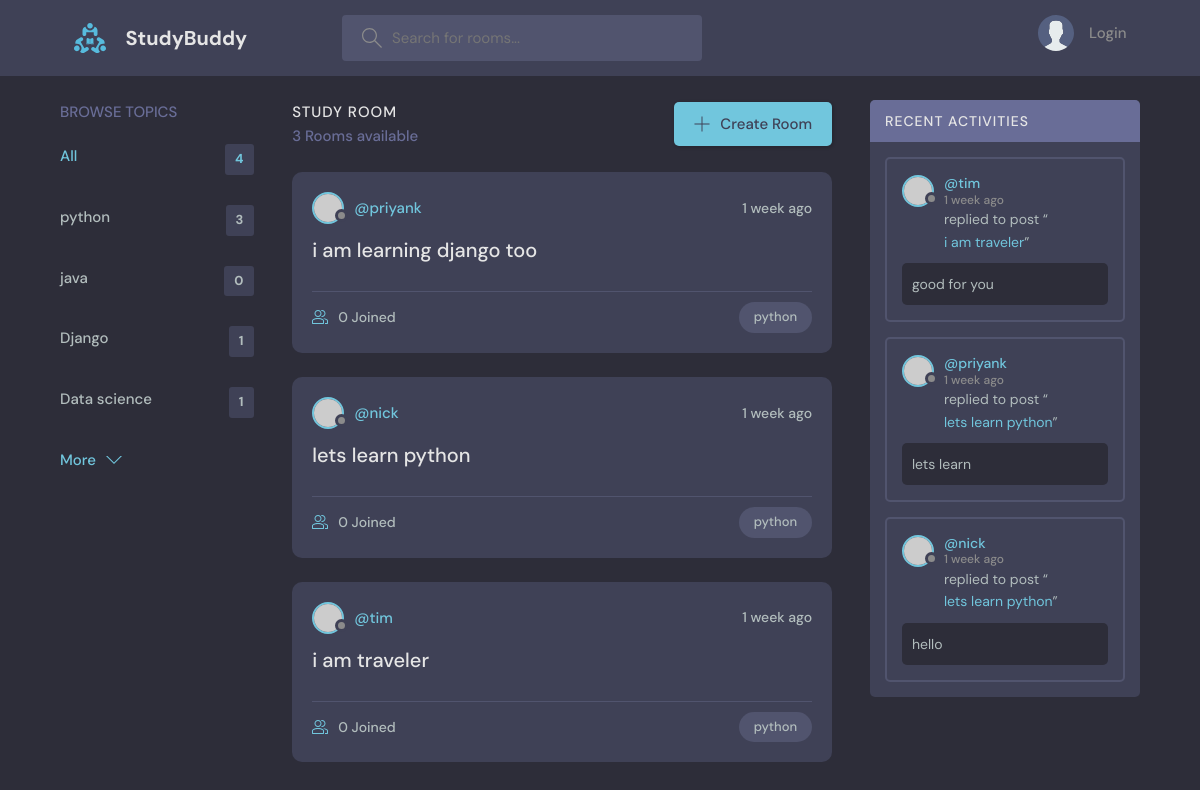
Before: /?q=python with the older database file.
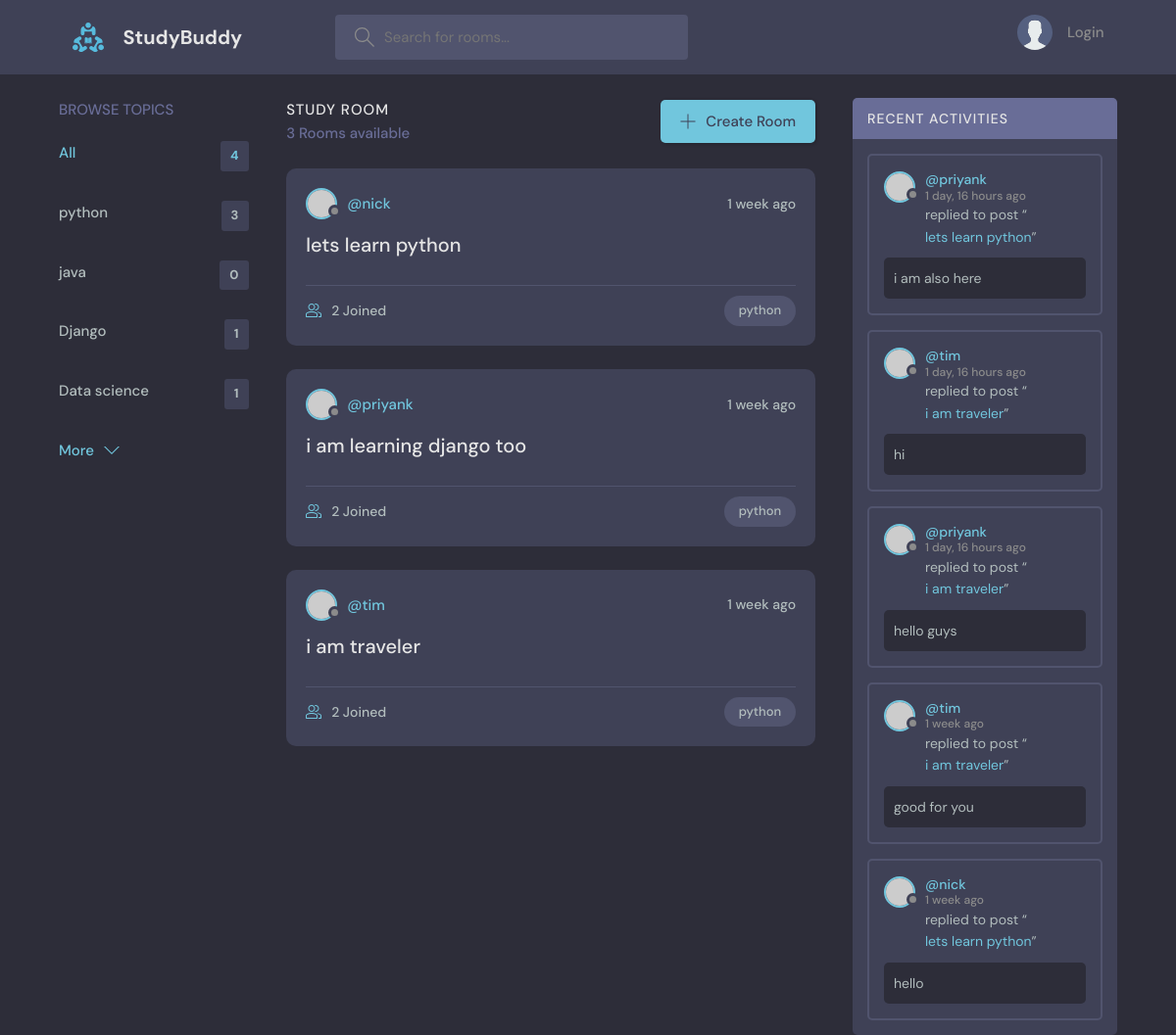
After: the same page with the newer database file.
### base/models.py (models this page shows, shortened)
class Topic(models.Model):
    name = models.CharField(max_length=200)

class Room(models.Model):
    host = models.ForeignKey(User, on_delete=models.SET_NULL, null = True)
    topic = models.ForeignKey(Topic, on_delete=models.SET_NULL, null=True)
    name = models.CharField(max_length=200)
    description = models.TextField(null = True, blank = True)
    participants = models.ManyToManyField(User, related_name = 'participants', blank = True)
    updated = models.DateTimeField(auto_now=True)
    created = models.DateTimeField(auto_now_add=True)
    class Meta:
        ordering = ['-updated', '-created'] # '-' for descending order
    def __str__(self):
        return self.name

class Message(models.Model):
    user = models.ForeignKey(User, on_delete=models.CASCADE)
    room = models.ForeignKey(Room, on_delete=models.CASCADE) #cascade means if room deleted then all message from that room will get deleted.
    body = models.TextField()
    updated = models.DateTimeField(auto_now=True)
    created = models.DateTimeField(auto_now_add=True)
    class Meta:
        ordering = ['-updated', '-created'] # '-' for descending order

### base/views.py (the view)
# urls.py: path('', views.home, name = "home"),
def home(request):
    q = request.GET.get('q') if request.GET.get('q') != None else ''
    rooms = Room.objects.filter(
        Q(topic__name__icontains = q) |
        Q(name__icontains = q) |
        Q(description__icontains = q)
        )
    topics = Topic.objects.all()
    room_count = rooms.count()
    room_messages = Message.objects.filter(Q(room__topic__name__icontains =q)) #[0:3]
    context = {'rooms': rooms, 'topics': topics, 'room_count' : room_count, 'room_messages': room_messages}
    return render(request, 'base/home.html', context)

### base/templates/base/home.html (shortened to what this page needs)
{% extends "main.html" %}
{% block content %}
<main class="layout layout--3">
      <div class="container">
       {% include 'base/topics_component.html' %}
        <div class="roomList">
          <div class="roomList__header">
            <div>
              <h2>Study Room</h2>
              <p>{{room_count}} Rooms available</p>
            </div>
            <a class="btn btn--main" href="{% url 'create-room' %}">
              <svg version="1.1" xmlns="http://www.w3.org/2000/svg" width="32" height="32" viewBox="0 0 32 32">
                <title>add</title>
                <path
                  d="M16.943 0.943h-1.885v14.115h-14.115v1.885h14.115v14.115h1.885v-14.115h14.115v-1.885h-14.115v-14.115z"
                ></path>
              </svg>
              Create Room
            </a>
          </div>
          {% include 'base/feed_component.html' %}
        </div>
         {% include 'base/activity_component.html' %}
      </div>
    </main>
{% endblock %}

### base/templates/base/topics_component.html
<div class="topics">
    <div class="topics__header">
      <h2>Browse Topics</h2>
    </div>
    <ul class="topics__list">
      <li>
        <a href="{% url 'home' %}" class="active">All <span>{{topics.count}}</span></a>
      </li>
      {% for topic in topics %}
      <li>
    <a href="{% url 'home' %}?q={{topic.name}}">{{topic.name}} <span>{{topic.room_set.all.count}}</span></a>
      </li>
      {% endfor %}
    </ul>
    <a class="btn btn--link" href="topics.html">
      More
      <svg version="1.1" xmlns="http://www.w3.org/2000/svg" width="32" height="32" viewBox="0 0 32 32">
        <title>chevron-down</title>
        <path d="M16 21l-13-13h-3l16 16 16-16h-3l-13 13z"></path>
      </svg>
    </a>
  </div>

### base/templates/base/feed_component.html (shortened to what this page needs)
{% for room in rooms %}
<div class="roomListRoom">
  <div class="roomListRoom__header">
    <a href="{% url 'user-profile' room.host.id %}" class="roomListRoom__author">
      <div class="avatar avatar--small">
        <img src="https://randomuser.me/api/portraits/women/11.jpg" />
      </div>
      <span>@{{room.host.username}}</span>
    </a>
    <div class="roomListRoom__actions">
      <span>{{room.created| timesince}} ago</span>
    </div>
  </div>
  <div class="roomListRoom__content">
    <a href="{% url 'room' room.id %}">{{room.name}}</a>
  </div>
  <div class="roomListRoom__meta">
    <a href="{% url 'room' room.id %}" class="roomListRoom__joined">
      {{room.participants.all.count}} Joined
    </a>
    <p class="roomListRoom__topic">{{room.topic.name}}</p>
  </div>
</div>
{% endfor %}

### base/templates/base/activity_component.html (shortened to what this page needs)
<div class="activities">
    <div class="activities__header">
      <h2>Recent Activities</h2>
    </div>
    {% for message in room_messages%}
    <div class="activities__box">
      <div class="activities__boxHeader roomListRoom__header">
        <a href="{% url 'user-profile' message.user.id %}" class="roomListRoom__author">
          <div class="avatar avatar--small">
            <img src="https://randomuser.me/api/portraits/women/11.jpg" />
          </div>
          <p>
            @{{message.user}}
            <span>{{message.created| timesince}} ago</span>
          </p>
        </a>
      </div>
      <div class="activities__boxContent">
        <p>replied to post “<a href="{% url 'room' message.room.id %}">{{message.room}}</a>”</p>
        <div class="activities__boxRoomContent">
          {{message.body}}
        </div>
      </div>
    </div>
   {% endfor %}
  </div>

Changed rows visible on the page:
removed Message: user "priyank", created "1 week", room "lets learn python", body "lets learn"
changed Room "lets learn python": participants.all.count "0" → "2"; moves up the list
changed Room "i am learning django too": participants.all.count "0" → "2"
computed for Room "i am traveler": participants.all.count "0" → "2"
added Message: user "priyank", created "1 day, 16 hours", room "lets learn python", body "i am also here"
added Message: user "tim", created "1 day, 16 hours", room "i am traveler", body "hi"
added Message: user "priyank", created "1 day, 16 hours", room "i am traveler", body "hello guys"
